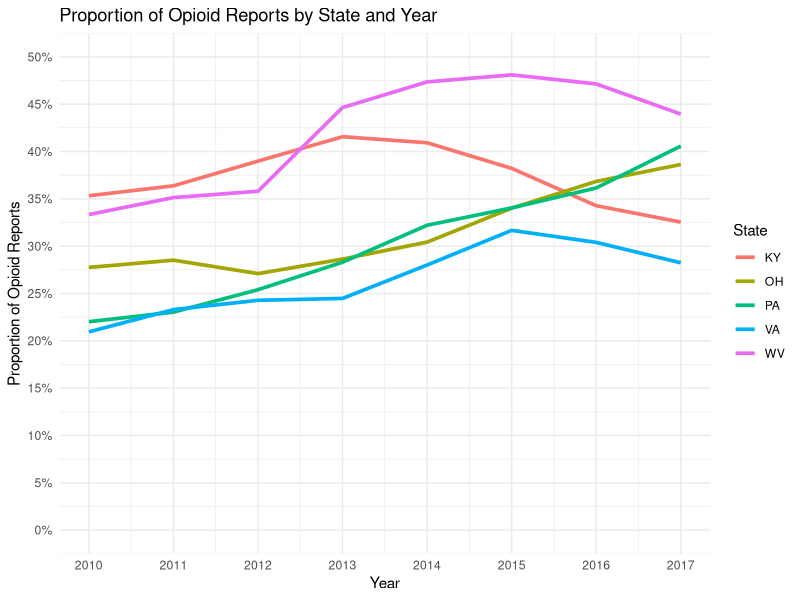
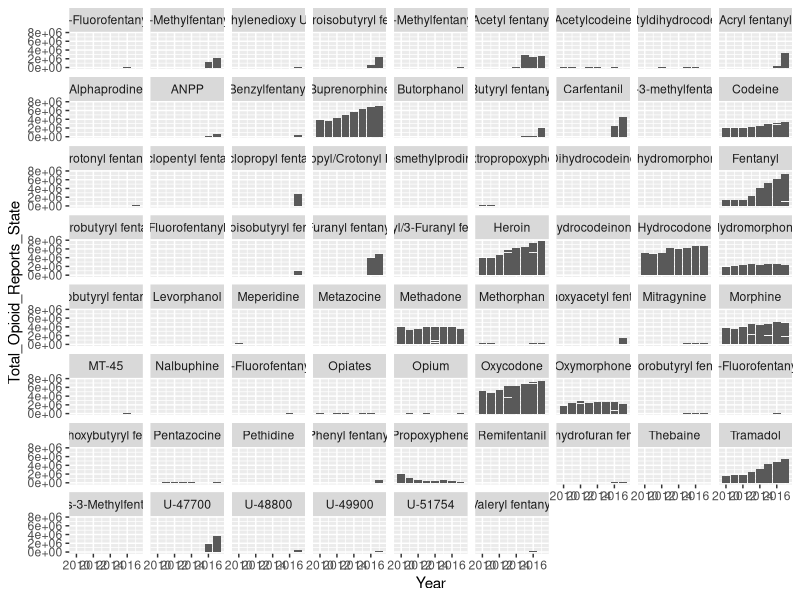

Here is the R script that generated these plots, in order:
## ---- chunk 1
knitr::opts_chunk$set(echo = TRUE)
## ---- chunk 2
# Libraries
library(tidyverse)
library(ggplot2)
## ---- chunk 3
# Read the data into R
Data = read.csv(file = 'MCM_NFLIS_Data.csv', header = FALSE)

# Create a data frame
DF = data.frame(Year = Data$V1,
                State = Data$V2,
                County = Data$V3,
                FIPS_State = Data$V4,
                FIPS_County = Data$V5,
                FIPS_Combined = Data$V6,
                Substance = Data$V7,
                Opioid_Reports = Data$V8,
                Total_Drug_Reports_County = Data$V9,
                Total_Drug_Reports_State = Data$V10)

# Extract relevant rows and reindex
DF = DF[-1,]
rownames(DF) = NULL

# Transform factors into numeric values
DF$Year = as.numeric(as.character(DF$Year))
DF$Opioid_Reports = as.numeric(as.character(DF$Opioid_Reports))
DF$Total_Drug_Reports_County = as.numeric(as.character(DF$Total_Drug_Reports_County))
DF$Total_Drug_Reports_State = as.numeric(as.character(DF$Total_Drug_Reports_State))

# Compute total opioid reports for each year and county
Annual_County <- DF %>%
  group_by(Year, FIPS_Combined) %>%
  summarize(Total_Opioid_Reports_County = sum(Opioid_Reports))

# Compute total opioid reports for each year and state
Annual_State <- DF %>%
  group_by(Year, FIPS_State) %>%
  summarize(Total_Opioid_Reports_State = sum(Opioid_Reports))

# Join opioid totals back to original dataset
DF <- DF %>%
  inner_join(Annual_County, by = c("Year", "FIPS_Combined")) %>%
  inner_join(Annual_State, by = c("Year", "FIPS_State"))

# Compute the proportion of opioid reports
DF <- DF %>%
  mutate(Prop_Opioid_Reports_County = Total_Opioid_Reports_County / Total_Drug_Reports_County) %>%
  mutate(Prop_Opioid_Reports_State = Total_Opioid_Reports_State / Total_Drug_Reports_State)

# Reorder Columns
DF <- DF[c(1,2,3,4,5,6,7,8,11,12,9,10,13,14)]
## ---- chunk 4
# Create the first vizualization
DF %>%
  ggplot(aes(x = Year, y = Prop_Opioid_Reports_State, color = State)) +
  geom_line(size = 1.25) +
  labs(x = "Year", y = "Proportion of Opioid Reports") +
  ggtitle("Proportion of Opioid Reports by State and Year") +
  scale_x_continuous(breaks = c(seq(2010, 2017, 1)), limits = c(2010, 2017)) +
  scale_y_continuous(breaks = c(seq(0, 0.5, 0.05)), labels = scales::percent, limits = c(0, 0.5)) +
  theme_minimal()
## ---- chunk 5
# Create Second Visualization
# Still need to improve this obvi
DF %>% 
  ggplot(aes(x=Year,y=Total_Opioid_Reports_State)) +
  geom_col() +
  facet_wrap(~Substance)
